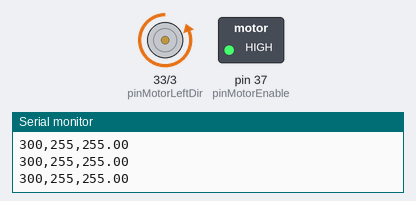
Bench run of a sketch on a simulated Arduino Mega 2560, built with avr-gcc and run on an emulated ATmega2560. Parts: direction and speed pins drawn as motors (green arrow = direction pin HIGH = forward, orange = LOW = backward, longer = more drive), switched loads named in the sketch (green lamp = pin HIGH), the last lines printed to the serial monitor. Random numbers use the default seed unless the sketch sets one.

Above: at 0.32 s.
At 14.92 s:
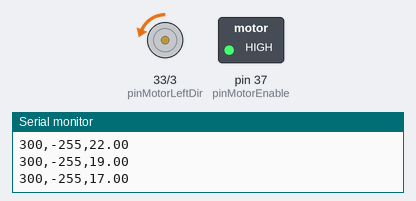
At 32.0 s:
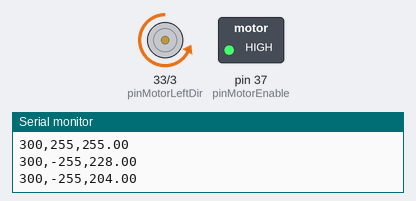
At 33.53 s:
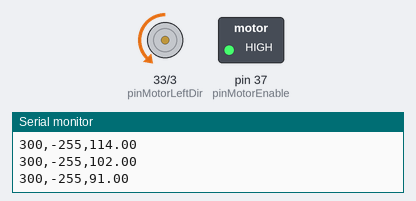
Timing chart, 0 to 40.0 s (numbered marks = the images above):
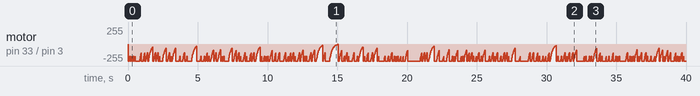

The sketch:

mc33926_3.ino
```cpp
// MC33926 stress-test
//
// WARNING: FOR DEVELOPERS ONLY!!
// THIS TEST WILL DAMAGE YOUR MOTOR DRIVER IF NOT USED CORRECTLY - USE CAREFULLY! YOU HAVE BEEN WARNED!


#define MAX_SPEED 255

// ALWAYS check below that you are using the right test!
int test = 3;

int speed = MAX_SPEED;

#define pinMotorEnable  37         // EN motors enable
//#define pinMotorLeftPWM 5           // M1_IN1 left motor PWM pin
//#define pinMotorLeftDir 6          // M1_IN2 left motor Dir pin
#define pinMotorLeftPWM 3           // M1_IN1 left motor PWM pin
#define pinMotorLeftDir 33          // M1_IN2 left motor Dir pin
#define pinMotorLeftSense A1       // M1_FB  left motor current sense
#define pinMotorLeftFault 25       // M1_SF  left motor fault

float motorLeftPWM = 0;
float motorRightPWM = 0;

unsigned long motorLeftZeroTimeout = 0;
unsigned long motorRightZeroTimeout = 0;

unsigned long startTime;
unsigned long nextMotorInfoTime = 0;
unsigned long lastSetMotorSpeedTime = 0;
int state = 0;


// MC33926 motor driver
// Check http://forum.pololu.com/viewtopic.php?f=15&t=5272#p25031 for explanations.
//(8-bit PWM=255, 10-bit PWM=1023)
// IN1 PinPWM         IN2 PinDir
// PWM                L     Forward
// nPWM               H     Reverse
void setMC33926(int pinDir, int pinPWM, int speed) {
  if (speed < 0) {
    digitalWrite(pinDir, HIGH) ;
    analogWrite(pinPWM, 255 - ((byte)abs(speed)));
  } else {
    digitalWrite(pinDir, LOW) ;
    analogWrite(pinPWM, ((byte)speed));
  }
}

// sets wheel motor actuators
void setMotorSpeed(int pwmLeft, int pwmRight, boolean useAccel) {
  if (useAccel){

  }
  // ----- driver protection (avoids driver explosion) ----------
  unsigned long TaC = millis() - lastSetMotorSpeedTime;    // sampling time in millis
  lastSetMotorSpeedTime = millis();
  if (TaC > 1000) TaC = 0;
  if ( ((pwmLeft < 0) && (motorLeftPWM >= 0)) ||
       ((pwmLeft > 0) && (motorLeftPWM <= 0)) ) { // changing direction should take place?
    if (motorLeftZeroTimeout != 0)
      pwmLeft = motorLeftPWM - motorLeftPWM *  ((float)TaC)/200.0; // reduce speed
  }
  if ( ((pwmRight < 0) && (motorRightPWM >= 0)) ||
       ((pwmRight > 0) && (motorRightPWM <= 0)) ) { // changing direction should take place?
    if (motorRightZeroTimeout != 0) // reduce motor rotation? (will reduce EMF)
      pwmRight = motorRightPWM - motorRightPWM *   ((float)TaC)/200.0;  // reduce speed
  }
  if (pwmLeft == 0) motorLeftZeroTimeout = max(0, ((int)(motorLeftZeroTimeout - TaC)) );
    else motorLeftZeroTimeout = 300;
  if (pwmRight == 0) motorRightZeroTimeout = max(0, ((int)(motorRightZeroTimeout - TaC)) );
    else motorRightZeroTimeout = 300;
  // ---------------------------------
  motorLeftPWM = pwmLeft;
  motorRightPWM = pwmRight;
  /*Serial.print(motorLeftPWM);
  Serial.print("\t");
  Serial.println(motorRightPWM);*/
  setMC33926(pinMotorLeftDir, pinMotorLeftPWM, motorLeftPWM);

  if (millis() >= nextMotorInfoTime) {
      nextMotorInfoTime = millis() + 20;
      Serial.print( motorLeftZeroTimeout );
      Serial.print(",");
      Serial.print(speed);
      Serial.print(",");
      Serial.print(motorLeftPWM);
      Serial.println();
  }
}


void setup()
{
  Serial.begin(115200);

  // left wheel motor
  pinMode(pinMotorEnable, OUTPUT);
  digitalWrite(pinMotorEnable, HIGH);
  pinMode(pinMotorLeftPWM, OUTPUT);
  pinMode(pinMotorLeftDir, OUTPUT);
  pinMode(pinMotorLeftSense, INPUT);
  pinMode(pinMotorLeftFault, INPUT);

  //  Serial.println("SETUP");
  startTime = 0;
  randomSeed(analogRead(A7) + analogRead(A0) + analogRead(A1));
}


void loop()
{
  if (test == 0) {
    // 5 sec FORWARD, 10 sec STOP
    setMotorSpeed(MAX_SPEED, MAX_SPEED, false);
    delay(5000);
    setMotorSpeed(0, 0, false);
    delay(10000);
  }

  else if (test == 1){
    // 2 sec FORWARD, 2 sec REVERSE
    setMotorSpeed(speed, speed, false);
    if (millis() > startTime + 2000) {
      startTime = millis();
      speed *= -1;
      state = random(0, 2);
    }
  }

  else if (test == 2){
    // random FORWARD/REVERSE at random SPEED for random TIME
    setMotorSpeed(speed, speed, false);
    if (millis() > startTime + 100) {
      startTime = millis();
      if (random(0,10) == 0){
        speed = random(-MAX_SPEED,MAX_SPEED);
        state = random(0, 2);
      }
    }
  }

  else if (test == 3){
    // fast random FORWARD/REVERSE
    setMotorSpeed(speed, speed, false);
    if (millis() > startTime + 50) {
      startTime = millis();
      if (random(0,2) == 0){
        speed *= -1;
      }
    }
  }

  else if (test == 4){
    // 5 sec FORWARD, 5 sec REVERSE, 10 sec STOP -
    // WARNING: WITHOUT PROTECTION !! THIS MAY KILL YOUR MOTOR DRIVER!
    setMC33926(pinMotorLeftDir, pinMotorLeftPWM, MAX_SPEED);
    delay(5000);
    setMC33926(pinMotorLeftDir, pinMotorLeftPWM, -MAX_SPEED);
    delay(5000);
    setMC33926(pinMotorLeftDir, pinMotorLeftPWM, 0);
    delay(10000);
  }

  delay(20);
}
```
